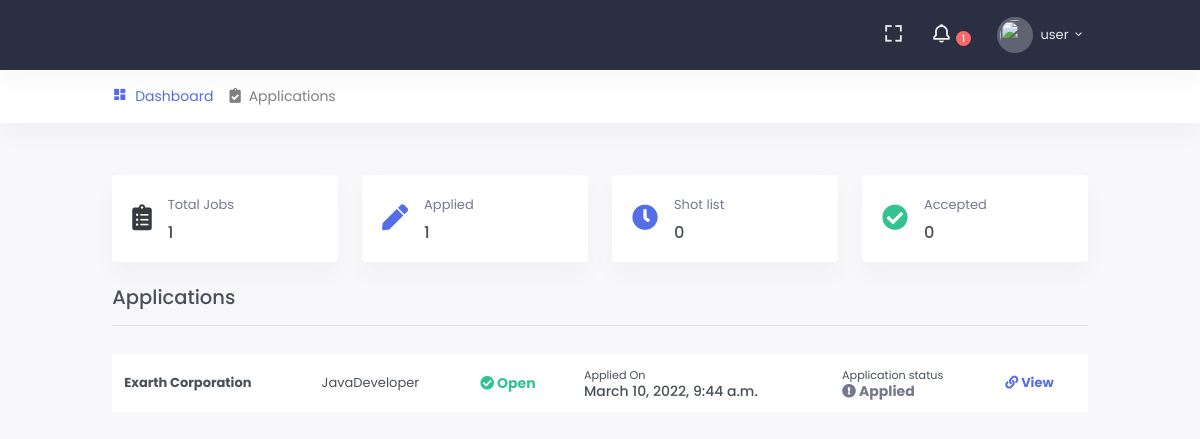
Page /cu/ (signed in) on the committed database.
### src/accounts/models.py (models this page shows, shortened)
class User(AbstractUser):
    GENDER_CHOICE = (
        ('m', 'Male'),
        ('f', 'Female'),
        ('o', 'Other'),
    )
    is_customer = models.BooleanField(default=False, help_text="This account belongs to customer")
    is_company = models.BooleanField(default=False, help_text="This account belongs to Company")
    is_completed = models.BooleanField(default=False, help_text="Is user fully fully identified to access application")
    profile_image = models.ImageField(
        null=True, blank=True,
        upload_to='images/profiles/',
        verbose_name="Profile Picture", help_text="Profile image must be 150*150 in size of png, jpg or jpeg"
    )
    gender = models.CharField(max_length=1, null=True, blank=True, choices=GENDER_CHOICE)
    about = models.TextField(null=True, blank=True, help_text="Tell us something interesting about yourself")
    address = models.TextField(blank=True, null=True)
    phone_number = models.CharField(max_length=15, null=True, blank=True)
    class Meta:
        verbose_name_plural = "Users"
    def __str__(self):
        return self.username

### src/portals/company/models.py (models this page shows, shortened)
class Candidate(models.Model):
    STATUS_CHOICE = (
        ('acc', 'Accepted'),
        ('pen', 'Pending'),
        ('app', 'Applied'),
    )
    user = models.ForeignKey(User, on_delete=models.CASCADE, blank=True)
    bachelor_degree = models.CharField(
        max_length=255,
        help_text="Name of Field in which you have passed bachelors - Leave blank if you don't have bachelors degree"
    )
    experience = models.PositiveIntegerField(default=0, help_text="Years of working experience")
    about = models.TextField(
        null=True, blank=True,
        help_text='Say something about yourself, your love to hear you, briefly describe yourself, interests etc'
    )
    previous_company = models.CharField(max_length=255, null=True, blank=True, help_text="Leave blank if not")
    job = models.ForeignKey(Job, on_delete=models.CASCADE, blank=True)
    status = models.CharField(max_length=3, choices=STATUS_CHOICE, default='app')
    cv = models.FileField(upload_to='company/candidates/files/', blank=True, null=True)
    created_on = models.DateTimeField(auto_now_add=True)

class Job(models.Model):
    STATUS_CHOICE = (
        ('o', 'Open'),
        ('c', 'Close')
    )
    title = models.CharField(max_length=255)
    category = models.ForeignKey(Category, on_delete=models.CASCADE)
    description = models.TextField()
    detailed_description = RichTextField(null=True, blank=True)
    company = models.ForeignKey('Company', related_name='job_provider', on_delete=models.CASCADE, blank=True)
    start_time = models.DateTimeField(null=True, blank=True)
    end_time = models.DateTimeField(null=True, blank=True)
    likes = models.ManyToManyField(User, related_name='likes')
    candidates = models.ManyToManyField(User, related_name='candidates', through='Candidate')
    status = models.CharField(max_length=1, choices=STATUS_CHOICE, default='o')
    is_active = models.BooleanField(default=True)
    created_on = models.DateTimeField(auto_now=False, auto_now_add=True)
    class Meta:
        ordering = ['-pk']

class Company(models.Model):
    TYPE_CHOICE = (
        ('per', 'Personal'),
        ('pre', 'Premium'),
        ('ent', 'Enterprise'),
    )
    user = models.OneToOneField(User, on_delete=models.CASCADE)
    name = models.CharField(max_length=255, default="Name")
    tag_line = models.CharField(max_length=255, null=True, blank=True)
    description = models.TextField(null=True, blank=True)
    business_type = models.CharField(max_length=255, choices=TYPE_CHOICE, default='per')
    contact_number = models.CharField(max_length=20, null=True, blank=True)
    contact_email = models.CharField(max_length=255, null=True, blank=True)
    contact_address = models.TextField(null=True, blank=True)
    class Meta:
        verbose_name_plural = "Companies"

### src/portals/customer/views.py (the view)
# urls.py: path('', DashboardView.as_view(), name='dashboard'),
@method_decorator(customer_required, name='dispatch')
class DashboardView(TemplateView):
    template_name = 'customer/dashboard.html'
    def get_context_data(self, **kwargs):
        context = super(DashboardView, self).get_context_data(**kwargs)
        context['object_list'] = Candidate.objects.filter(user=self.request.user)
        context['application_all_count'] = Candidate.objects.filter(user=self.request.user).count()
        context['application_pen_count'] = Candidate.objects.filter(user=self.request.user, status='pen').count()
        context['application_acc_count'] = Candidate.objects.filter(user=self.request.user, status='acc').count()
        context['application_app_count'] = Candidate.objects.filter(user=self.request.user, status='app').count()
        return context

### src/portals/customer/templates/customer/dashboard.html (shortened to what this page needs)
{% extends 'core/base.html' %}
{% load static %}
{% block content %}
    <div class="row">
        <div class="col-sm-3">
            <div class="card mini-stats-wid">
                <div class="card-body">
                    <div class="media">
                        <div class="mr-3 align-self-center">
                            <i class="fa fa-clipboard-list h2 text-dark mb-0"></i>
                        </div>
                        <div class="media-body">
                            <p class="text-muted mb-2">Total Jobs</p>
                            <h5 class="mb-0">
                                {{ application_all_count }}
                            </h5>
                        </div>
                    </div>
                </div>
            </div>
        </div>
        <div class="col-sm-3">
            <div class="card mini-stats-wid">
                <div class="card-body">
                    <div class="media">
                        <div class="mr-3 align-self-center">
                            <i class="fa fa-pen h2 text-primary mb-0"></i>
                        </div>
                        <div class="media-body">
                            <p class="text-muted mb-2">Applied</p>
                            <h5 class="mb-0">
                                {{ application_app_count }}
                            </h5>
                        </div>
                    </div>
                </div>
            </div>
        </div>
        <div class="col-sm-3">
            <div class="card mini-stats-wid">
                <div class="card-body">
                    <div class="media">
                        <div class="mr-3 align-self-center">
                            <i class="fa fa-clock h2 text-primary mb-0"></i>
                        </div>
                        <div class="media-body">
                            <p class="text-muted mb-2">Shot list</p>
                            <h5 class="mb-0">
                                {{ application_pen_count }}
                            </h5>
                        </div>
                    </div>
                </div>
            </div>
        </div>
        <div class="col-sm-3">
            <div class="card mini-stats-wid">
                <div class="card-body">
                    <div class="media">
                        <div class="mr-3 align-self-center">
                            <i class="fa fa-check-circle h2 text-success mb-0"></i>
                        </div>
                        <div class="media-body">
                            <p class="text-muted mb-2">Accepted</p>
                            <h5 class="mb-0">
                                {{ application_acc_count }}
                            </h5>
                        </div>
                    </div>
                </div>
            </div>
        </div>
    </div>
    <div class="row mb-2">
        <div class="col-lg-12">
            <h4>Applications</h4>
            <hr>
            <div class="table-responsive">
                <table class="table project-list-table table-nowrap table-centered table-borderless">
                    <tbody>
                    {% for object in object_list %}
                        <tr>
                            <td>
                                <b>{{ object.job.company.name }}</b>
                            </td>
                            <td>
                                {{ object.job.title }}
                            </td>
                            <td>
                                <h5 class="text-truncate font-size-14 mb-0">
                                    {% if object.job.status == 'o' %}
                                        <b class="text-success">
                                            <i class="fa fa-check-circle"></i>
                                            {{ object.job.get_status_display }}
                                        </b>
                                    {% else %}
                                        <b class="text-danger">
                                            <i class="fa fa-check-circle"></i>
                                            {{ object.job.get_status_display }}
                                        </b>
                                    {% endif %}
                                </h5>
                            </td>
                            <td>
                                <h5 class="text-truncate font-size-14 mb-0">
                                    <small>Applied On</small><br>
                                    {{ object.created_on }}
                                </h5>
                            </td>
                            <td>
                                <h5 class="text-truncate font-size-14 mb-0">
                                    <small>Application status</small><br>
                                    {% if object.status == 'app' %}
                                        <b class="text-secondary"><i
                                                class="fa fa-exclamation-circle"></i> {{ object.get_status_display }}
                                        </b>
                                    {% elif object.status == 'pen' %}
                                        <b class="text-warning"><i
                                                class="fa fa-clock"></i> {{ object.get_status_display }}</b>
                                    {% else %}
                                        <b class="text-success"><i
                                                class="fa fa-check-circle"></i> {{ object.get_status_display }}</b>
                                    {% endif %}
                                </h5>
                            </td>
                            <td>
                                <a href="{% url 'customer:application-update' object.pk %}"
                                   class="text-primary">
                                    <b>
                                        <i class="fa fa-link"></i> View
                                    </b>
                                </a>
                            </td>
                        </tr>
                    {% endfor %}
                    </tbody>
                </table>
            </div>
        </div>
    </div>
{% endblock %}

### templates/core/base_head.html (shortened to what this page needs)
{% load static %}
<header id="page-topbar">
    <div class="navbar-header">
        <div class="d-flex">
            <div class="navbar-brand-box">
            </div>
        </div>
        <div class="d-flex">
            <div class="dropdown d-none d-lg-inline-block ml-1">
                <button type="button" class="btn header-item noti-icon waves-effect" data-toggle="fullscreen">
                    <i class="bx bx-fullscreen"></i>
                </button>
            </div>
            <div class="dropdown d-inline-block">
                <button type="button" class="btn header-item noti-icon waves-effect"
                        id="page-header-notifications-dropdown"
                        data-toggle="dropdown" aria-haspopup="true" aria-expanded="false">
                    <i class="bx bx-bell bx-tada"></i>
                    <span class="badge badge-danger badge-pill">
                        1
                    </span>
                </button>
            </div>
            <div class="dropdown d-inline-block">
                <button type="button" class="btn header-item waves-effect" id="page-header-user-dropdown"
                        data-toggle="dropdown" aria-haspopup="true" aria-expanded="false">
                    {% if request.user.profile_image %}
                        <img class="rounded-circle header-profile-user" src="{% static 'images/user.png' %}" alt="Header Avatar">
                    {% else %}
                         <img class="rounded-circle header-profile-user" src="{% static 'images/user.png' %}">
                    {% endif %}
                    <span class="d-none d-xl-inline-block ml-1">{{ request.user.username }}</span>
                    <i class="mdi mdi-chevron-down d-none d-xl-inline-block"></i>
                </button>
            </div>
        </div>
    </div>
</header>
<div class="topnav">
    <div class="container-fluid">
        <nav class="navbar navbar-light navbar-expand-lg topnav-menu">
            <div class="collapse navbar-collapse" id="topnav-menu-content">
                <ul class="navbar-nav">
                    {% if request.user.is_authenticated %}
                        {% if request.user.is_company %}
                            {% include 'core/include/admin_header.html' %}
                        {% else %}
                            {% include 'core/include/customer_header.html' %}
                        {% endif %}
                    {% endif %}
                </ul>
            </div>
        </nav>
    </div>
</div>

### rows in the picture
User: user.username "user"
Candidate: job.company.name "Exarth Corporation", job "JavaDeveloper", job.status "Open", created_on "March 10, 2022, 9:44 a.m.", status "Applied"

### other values in the picture
{{ application_all_count }} "1"
{{ application_app_count }} "1"
{{ application_pen_count }} "0"
{{ application_acc_count }} "0"
